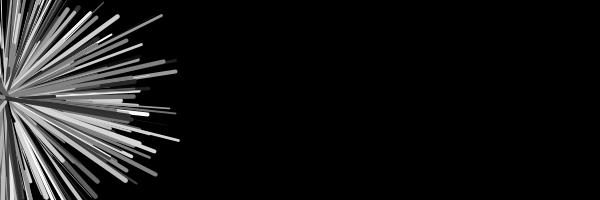
Frame 1 (no input)
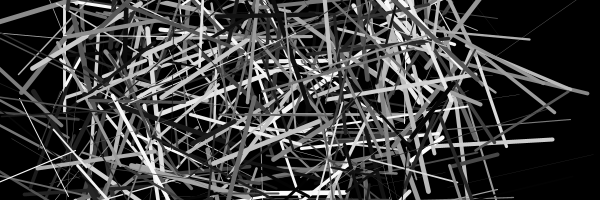
Frame 60 (the mouse pressed at the canvas centre just before this capture)
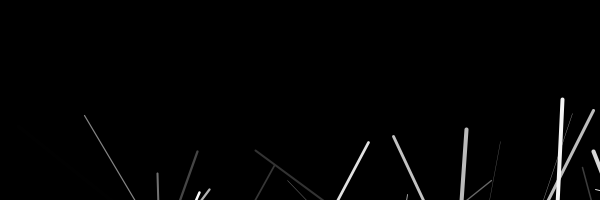
Frame 120 (the mouse held since frame 60 and released just before this capture)

The Processing sketch that drew these frames (run headless with seeded random() and noise(); from frame 60 on, the mouse is pressed at the canvas centre):

// Processing sketch: processing_90673
// ── processing_90673.pde

class Particle {
  float x, y; // The x- and y-coordinates
  float vx, vy; // The x- and y-velocities
  float radius; // Particle radius
  float gravity = 0.1;

Particle(int xpos, int ypos, float velx, float vely, float r) {
  x = xpos;
  y = ypos;
  vx = velx;
  vy = vely;
  radius = r;
}

void update() {
  vy = vy + gravity;
  y += vy;
  x += vx;
}

void display() {
  ellipse(x, y, radius*2, radius*2);
}
}

class stickParticle extends Particle {
  float angle = 0.0;
  float shaftLength = 20.0;
  stickParticle(int ix, int iy, float ivx, float ivy, float ir) {
  super(ix, iy, ivx, ivy, ir);
}

void update() {
  super.update();
  angle = atan2(vy, vx);
}

void display() {
  stroke(255);
  pushMatrix();
  translate(x, y);
  rotate(angle);
  scale(shaftLength);
  stroke(random(255));
  strokeWeight (random(5.0 / shaftLength));
  line(0, 0, random(-7,7), random(-7,7));
  popMatrix();
}
}

int num = 500;
  stickParticle[] p = new stickParticle[num];
  float radius = 1.2;
  void setup() {
  size(600, 200);
  smooth();
  for (int i = 0; i < p.length; i++) {
    float velX = random(1, 8);
    float velY = random(-5, -1);
    // Parameters: x, y, x-velocity, y-velocity, radius
    p[i] = new stickParticle(0, height/2, velX, velY, random(5.2));
  }
}

void draw() {
  background(0);
  for (int i = 0; i < p.length; i++) {
    p[i].update();
    p[i].display();
  }
}
